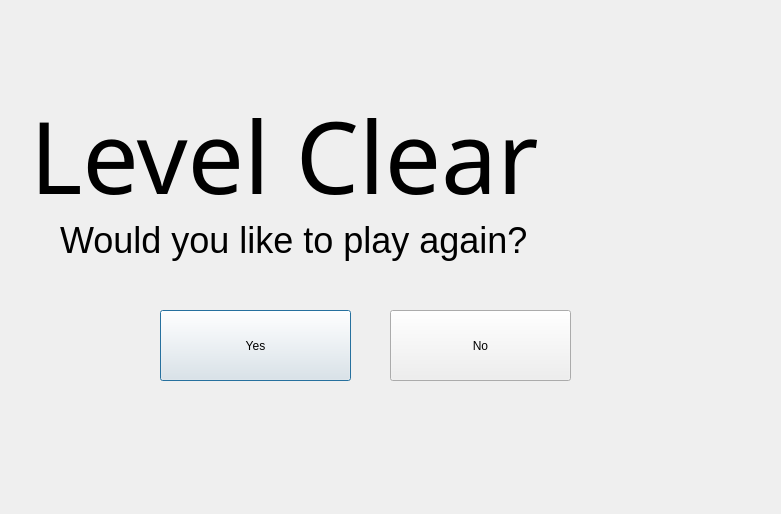
<?xml version="1.0" encoding="UTF-8"?>
<ui version="4.0">
 <class>LevelCompleteWindow</class>
 <widget class="QDialog" name="LevelCompleteWindow">
  <property name="geometry">
   <rect>
    <x>0</x>
    <y>0</y>
    <width>781</width>
    <height>514</height>
   </rect>
  </property>
  <property name="windowTitle">
   <string>Dialog</string>
  </property>
  <widget class="QLabel" name="label">
   <property name="geometry">
    <rect>
     <x>30</x>
     <y>80</y>
     <width>671</width>
     <height>151</height>
    </rect>
   </property>
   <property name="font">
    <font>
     <family>Arcade</family>
     <pointsize>75</pointsize>
    </font>
   </property>
   <property name="text">
    <string>Level Clear</string>
   </property>
  </widget>
  <widget class="QPushButton" name="pushButton">
   <property name="geometry">
    <rect>
     <x>160</x>
     <y>310</y>
     <width>191</width>
     <height>71</height>
    </rect>
   </property>
   <property name="toolTip">
    <string>Play Again</string>
   </property>
   <property name="text">
    <string>Yes</string>
   </property>
  </widget>
  <widget class="QPushButton" name="pushButton_2">
   <property name="geometry">
    <rect>
     <x>390</x>
     <y>310</y>
     <width>181</width>
     <height>71</height>
    </rect>
   </property>
   <property name="toolTip">
    <string>Quit</string>
   </property>
   <property name="text">
    <string>No</string>
   </property>
  </widget>
  <widget class="QLabel" name="label_2">
   <property name="geometry">
    <rect>
     <x>60</x>
     <y>210</y>
     <width>601</width>
     <height>61</height>
    </rect>
   </property>
   <property name="font">
    <font>
     <pointsize>27</pointsize>
    </font>
   </property>
   <property name="text">
    <string>Would you like to play again?</string>
   </property>
  </widget>
 </widget>
 <resources/>
 <connections/>
</ui>
